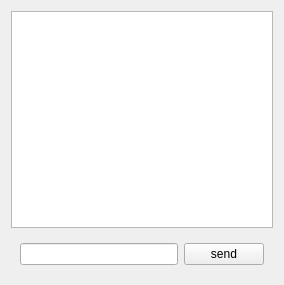
<?xml version="1.0" encoding="UTF-8"?>
<ui version="4.0">
 <class>Widget</class>
 <widget class="QWidget" name="Widget">
  <property name="geometry">
   <rect>
    <x>0</x>
    <y>0</y>
    <width>284</width>
    <height>285</height>
   </rect>
  </property>
  <property name="windowTitle">
   <string>Widget</string>
  </property>
  <layout class="QVBoxLayout" name="verticalLayout">
   <item>
    <widget class="QListWidget" name="listWidget"/>
   </item>
   <item>
    <widget class="QWidget" name="widget" native="true">
     <layout class="QHBoxLayout" name="horizontalLayout">
      <item>
       <widget class="QLineEdit" name="lineEdit"/>
      </item>
      <item>
       <widget class="QPushButton" name="pushButton">
        <property name="text">
         <string>send</string>
        </property>
       </widget>
      </item>
     </layout>
    </widget>
   </item>
  </layout>
 </widget>
 <resources/>
 <connections/>
</ui>
